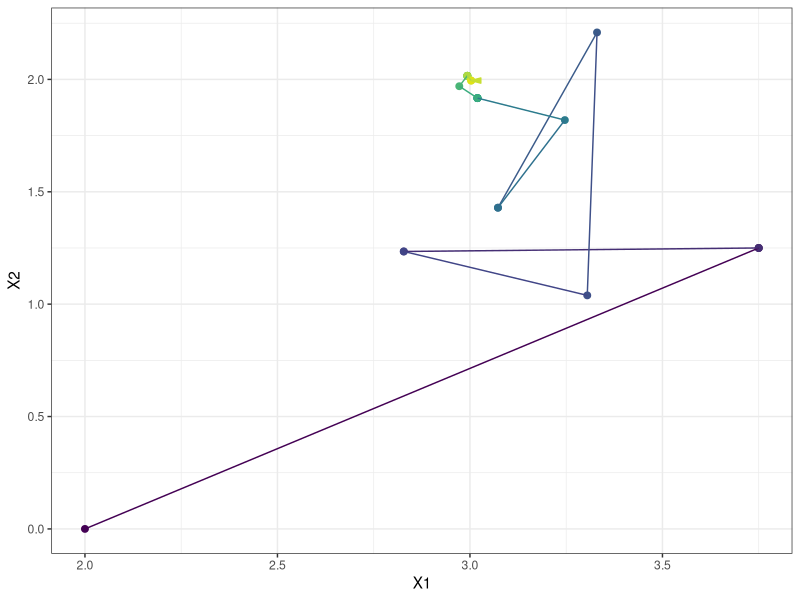

This chart was generated by the following R code:
# OPTIMIZACIÓN CLÁSICA
# ALEJANDRO PLATAS LÓPEZ
# 22/OCTUBRE/2019
# # Multivariable optimization algortihms
# ### Direct search method
# #### Método Simplex de Nelder Mead


simplex_method <- function(simplex = list(x1=c(0,0),x2=c(2,0),x3=c(1,1)), gamma = 1.5, beta = 0.5, 
                           eps = 0.001, 
                           eval = function(xs){(xs[1]^2 + xs[2] - 11)^2   + (xs[1] + xs[2]^2 - 7)^2}) {

  # Variables auxiliares
  solucion <- c()
  xls <- list()
  k = 1
  
  while (is.null(solucion)) {
    # Paso 2:
    f_simplex <- sapply(simplex, eval, simplify = F)
    xh <- simplex[[which.max(f_simplex)]]
    xl <- simplex[[which.min(f_simplex)]]
    xg <- simplex[[setdiff(c(1,2,3),c(which.max(f_simplex),which.min(f_simplex)))]]

    xls[[k]] <- c(xl, eval(xl),k)

    # Calcula el centroide y plotea
    xc <- (xl+xg)/2

    # Paso 3:
    # Calcula el punto reflejado
    xr <- 2*xc - xh
    
    xnew <- xr                       # Default
    if (eval(xr) < eval(xl)){
      xnew = (1+gamma)*xc - gamma*xh # Expansión
    }else if (eval(xr) >= eval(xh)){
      xnew = (1-beta) * xc + beta*xh # Contracción 1
    }else if (eval(xg) < eval(xr) & eval(xr) < eval(xh)){
      xnew = (1+beta)*xc - beta*xh   # Contracción 2
    }
    
    # Reemplazos
    fxnew = eval(xnew)
    simplex[[which.max(f_simplex)]] <- xnew

    # Reporta mejor solución
    cat("Iteración:\t", k,"\tMejor solución:\t",paste0("(",paste(round(simplex[[which.max(f_simplex)]],4), collapse = ", "),")"),"\tValor:\t",fxnew,"\n")
    k = k + 1

    Q = sqrt(sum((sapply(simplex, eval) - eval(xc))^2 / 3))

    # Paso 4:
    if (Q <= eps){
      solucion = simplex[[which.min(f_simplex)]]
    }
  }
  solucion <- data.frame(do.call(rbind, xls))
  
  p <- ggplot2::ggplot(solucion) +
    ggplot2::geom_point(ggplot2::aes(x=X1, y= X2, colour = X4),size = 2) +
    ggplot2::geom_path(ggplot2::aes(x=X1, y= X2, colour = X4), 
                       arrow = ggplot2::arrow(angle = 15, ends = "last", 
                                              length = ggplot2::unit(0.10, "inches"), type = "closed")) +
    ggplot2::scale_colour_viridis_c(option="D",direction = 1, begin = 0, end = 0.95) +
    ggplot2::labs(colour = "", group = "", shape = "", fill = "") +
    ggplot2::theme_bw() +
    ggplot2::theme(legend.position = "none")

  print(p)
  solucion
}

solucion <- simplex_method(gamma = 1.5, beta = 0.5, eps = 0.001)
